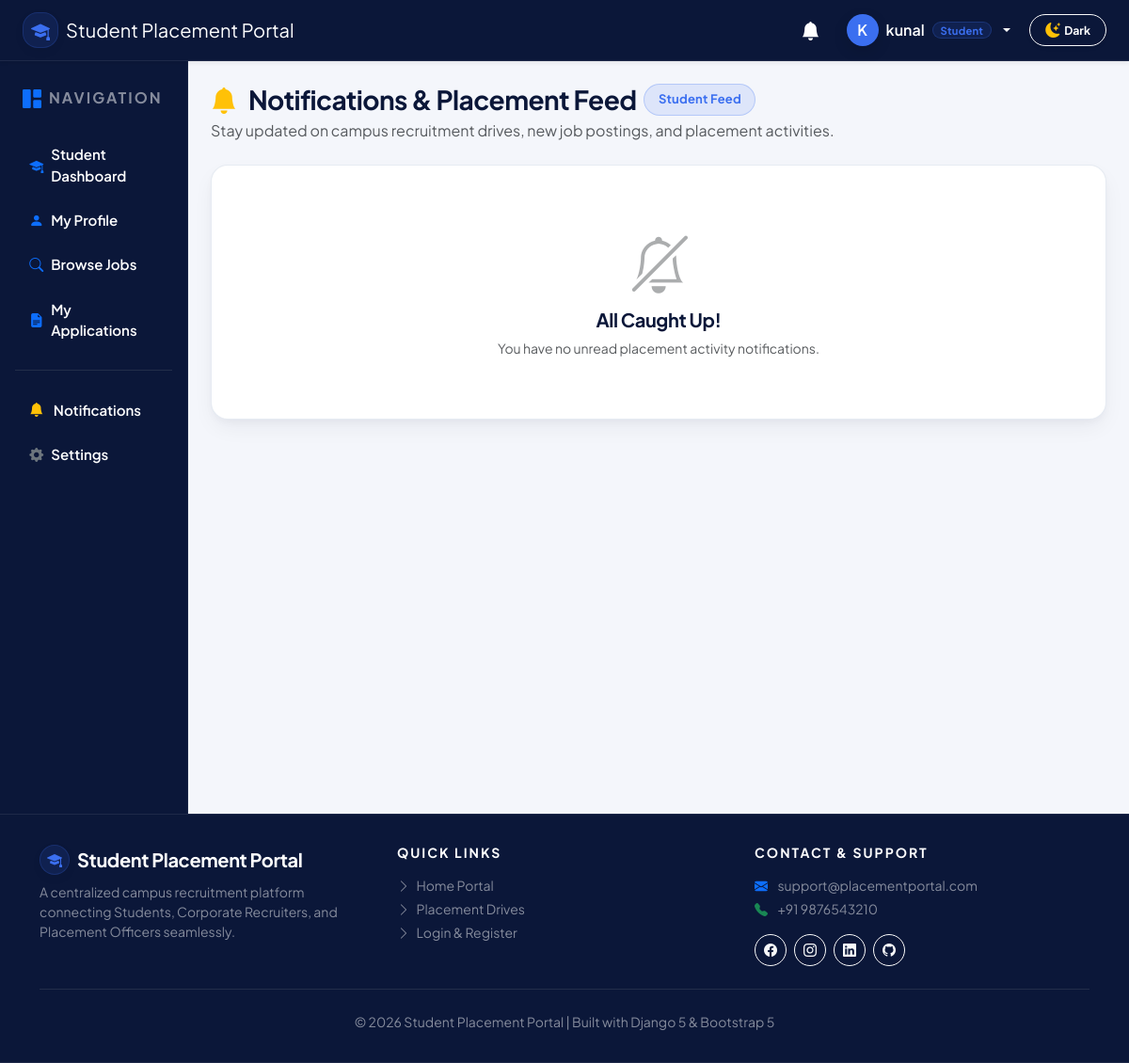
/notifications/ (signed in), run on an earlier commit of the app's database.
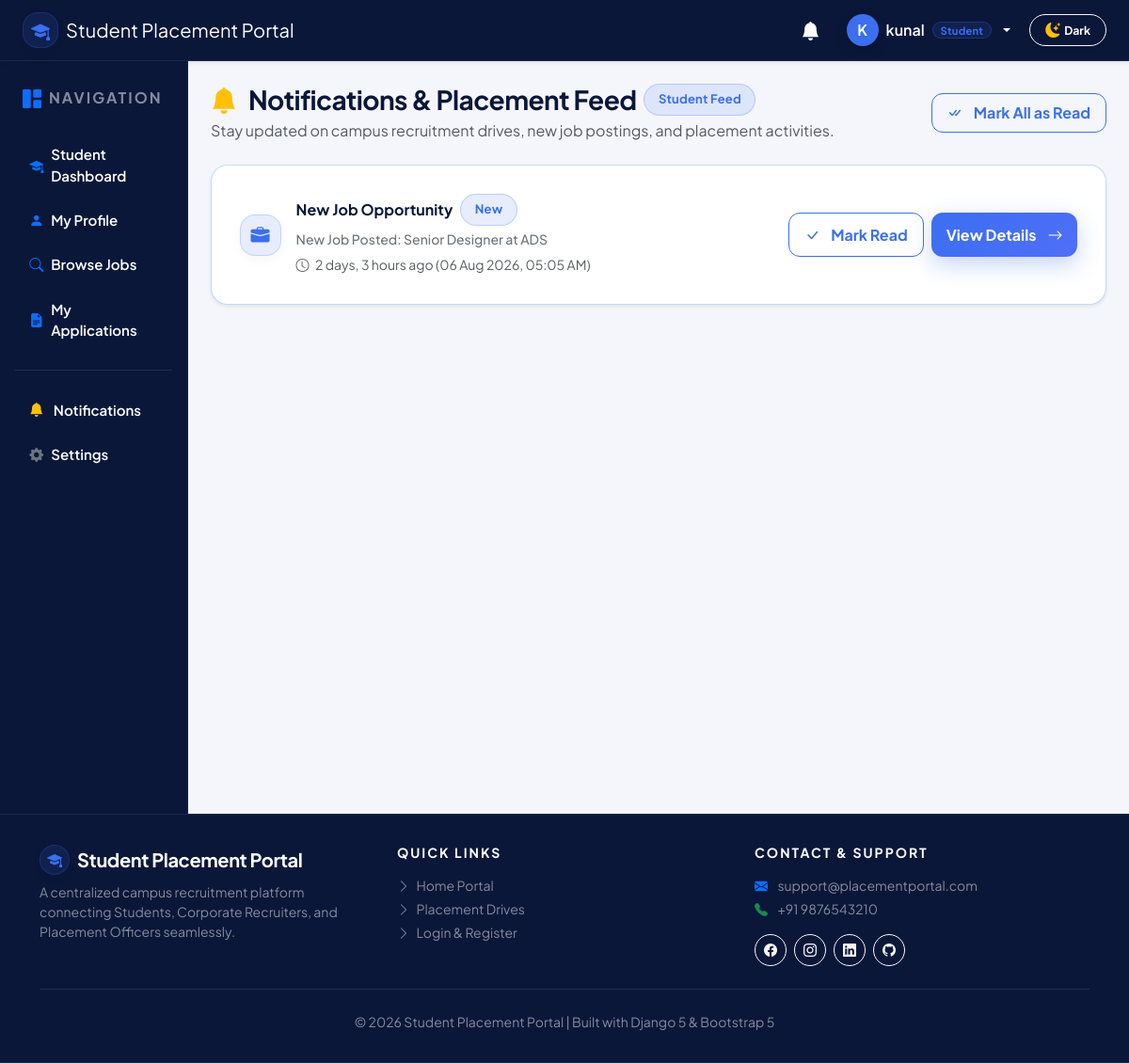
And on a later commit of the database.
### accounts/models.py (models this page shows, shortened)
class UserNotification(models.Model):
    NOTIFICATION_TYPES = (
        ('info', 'Information'),
        ('job', 'Job Alert'),
        ('application', 'Application Status'),
        ('interview', 'Interview Alert'),
        ('report', 'Report Alert'),
        ('system', 'System'),
    )
    user = models.ForeignKey(
        User,
        on_delete=models.CASCADE,
        related_name="notifications"
    )
    title = models.CharField(max_length=255)
    message = models.TextField()
    notification_type = models.CharField(
        max_length=20,
        choices=NOTIFICATION_TYPES,
        default='info'
    )
    link = models.CharField(max_length=255, blank=True, null=True)
    is_read = models.BooleanField(default=False)
    created_at = models.DateTimeField(auto_now_add=True)
    class Meta:
        ordering = ['-created_at']

### accounts/views.py (the view)
@login_required
def notifications(request):
    from .models import UserNotification
    user_notifications = UserNotification.objects.filter(user=request.user)
    return render(
        request,
        "accounts/notifications.html",
        {
            "notifications": user_notifications
        }
    )

### templates/accounts/notifications.html (shortened to what the changed rows need)
{% extends 'base.html' %}
{% block content %}
<div class="row">
    <div class="col-12 mb-4">
        <div class="d-flex align-items-center justify-content-between flex-wrap gap-3">
            <div>
                <div class="d-flex align-items-center gap-2 mb-1">
                </div>
                <p class="text-muted mb-0">Stay updated on campus recruitment drives, new job postings, and placement activities.</p>
            </div>
            {% if notifications %}
                <a href="{% url 'accounts:mark_all_notifications_read' %}" class="btn-spp-outline py-2 px-3 fs-7">
                    <i class="bi bi-check-all me-1"></i> Mark All as Read
                </a>
            {% endif %}
        </div>
    </div>
    <div class="col-12">
        {% if notifications %}
            <div class="d-flex flex-column gap-3">
                {% for n in notifications %}
                    <div class="spp-card mb-0 p-3.5 {% if not n.is_read %}bg-white border-primary border-opacity-25 shadow-sm{% else %}bg-light opacity-75{% endif %}">
                        <div class="d-flex align-items-center justify-content-between flex-wrap gap-3">
                            <div class="d-flex align-items-center gap-3">
                                <div class="spp-stat-icon {% if n.notification_type == 'job' or 'Job' in n.title %}blue{% elif n.notification_type == 'application' or 'Application' in n.title %}green{% elif n.notification_type == 'interview' %}purple{% elif n.notification_type == 'report' %}orange{% else %}gray{% endif %} p-0 flex-shrink-0" style="width: 44px; height: 44px; font-size: 1.25rem;">
                                    {% if n.notification_type == 'job' or 'Job' in n.title %}
                                        <i class="bi bi-briefcase-fill"></i>
                                    {% elif n.notification_type == 'application' or 'Application' in n.title %}
                                        <i class="bi bi-send-fill"></i>
                                    {% elif n.notification_type == 'interview' %}
                                        <i class="bi bi-calendar-check-fill"></i>
                                    {% elif n.notification_type == 'report' %}
                                        <i class="bi bi-bar-chart-fill"></i>
                                    {% else %}
                                        <i class="bi bi-bell-fill"></i>
                                    {% endif %}
                                </div>
                                <div>
                                    <div class="d-flex align-items-center gap-2 mb-1">
                                        <strong class="fs-6" style="color: var(--spp-navy);">{{ n.title }}</strong>
                                        {% if not n.is_read %}
                                            <span class="spp-pill blue fs-7 py-0.5 px-2.5">New</span>
                                        {% endif %}
                                    </div>
                                    <p class="mb-1 text-secondary small fw-medium" style="line-height: 1.5;">{{ n.message }}</p>
                                    <small class="text-muted"><i class="bi bi-clock me-1"></i> {{ n.created_at|timesince }} ago ({{ n.created_at|date:"d M Y, h:i A" }})</small>
                                </div>
                            </div>
                            <div class="d-flex align-items-center gap-2 ms-auto ms-sm-0">
                                {% if not n.is_read %}
                                    <a href="{% url 'accounts:mark_notification_read' n.id %}" class="btn-spp-outline py-1.5 px-3 fs-7" title="Mark as Read">
                                        <i class="bi bi-check-lg me-1"></i> Mark Read
                                    </a>
                                {% else %}
                                    <span class="badge bg-light text-muted border fs-7 px-2.5 py-1.5">Read</span>
                                {% endif %}
                                {% if n.link %}
                                    <a href="{{ n.link }}" class="btn-spp-primary py-1.5 px-3 fs-7">
                                        View Details <i class="bi bi-arrow-right ms-1"></i>
                                    </a>
                                {% endif %}
                            </div>
                        </div>
                    </div>
                {% endfor %}
            </div>
        {% else %}
            <div class="spp-card py-5 text-center">
                <div class="spp-empty py-3">
                    <i class="bi bi-bell-slash text-muted opacity-50 display-4 mb-3"></i>
                    <h5 class="fw-bold" style="color: var(--spp-navy);">All Caught Up!</h5>
                    <p class="text-muted small mb-0">You have no unread placement activity notifications.</p>
                </div>
            </div>
        {% endif %}
    </div>
</div>
{% endblock %}

What changed in the data, as far as the page shows it:
added UserNotification: notification_type "job" (drawn), title "New Job Opportunity", is_read "New", message "New Job Posted: Senior Designer at ADS", created_at "2 days, 3 hours", created_at "06 Aug 2026, 05:05 AM"
Also different on the page:
text no longer shown: "All Caught Up! You have no unread placement activity notifications."
text now shown: "Mark All as Read"
